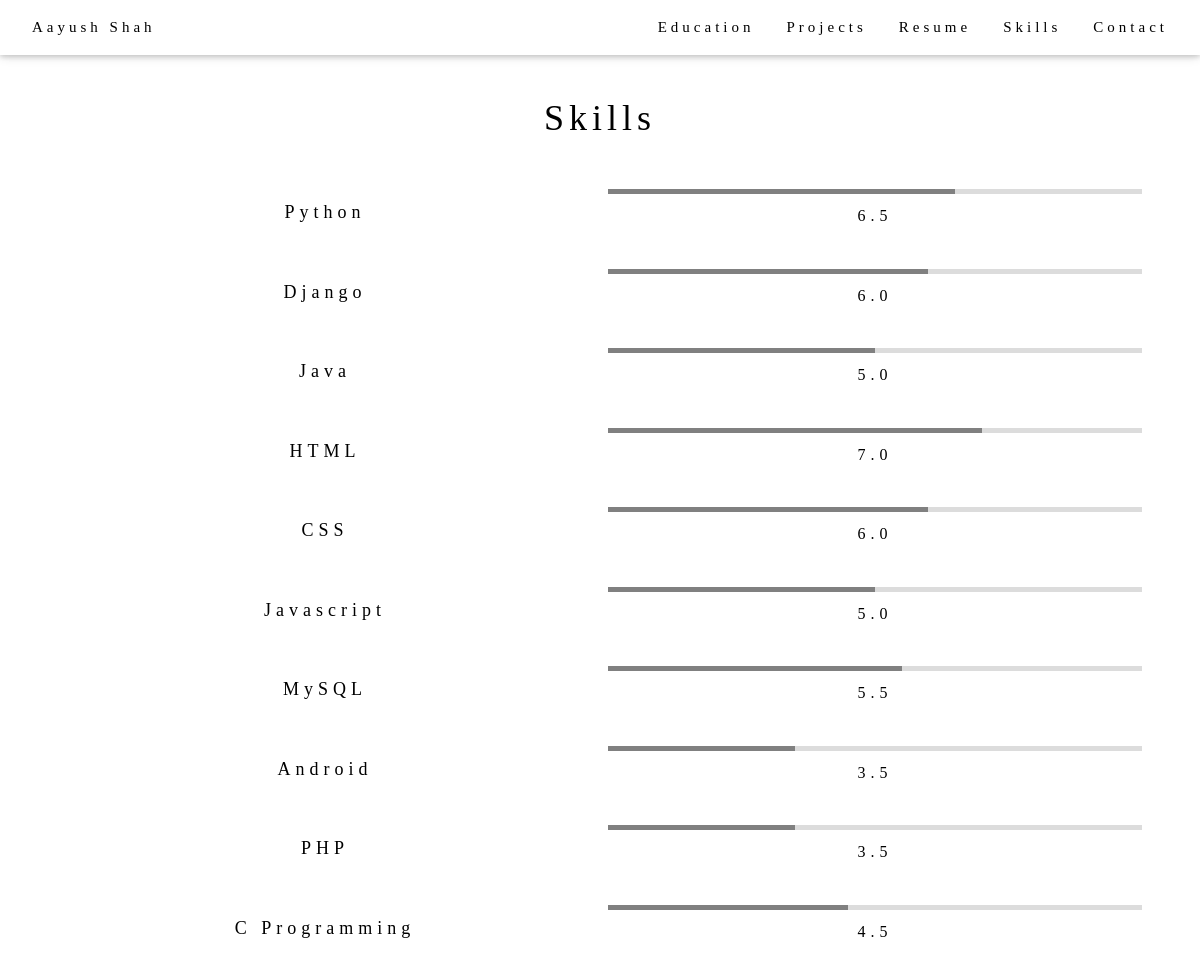
Screenshot of /cv/skills/ with the database file from the repository.
### cv/models.py (models this page shows, shortened)
class Skills(models.Model):
    skill_name = models.CharField(max_length = 50)
    level = models.DecimalField(max_digits = 2, decimal_places = 1)

### cv/views.py (the view)
# urls.py: path('skills/', views.skills, name = 'skills'),
def skills(request):
    myskills = Skills.objects.all()
    template = loader.get_template('cv/skills.html')
    context = {
        'myskills':myskills,
    }
    return HttpResponse(template.render(context, request))

### cv/templates/cv/skills.html
<!DOCTYPE html>
<html>]
{% load static %}
<body>
{% include 'cv/navbar.html' %}
<div class="w3-content" style="max-width:1100px; margin-top:50px;">
    <div class="w3-col 112 w3-padding">
        <h1 class="w3-center">Skills</h1><br>
    </div>
    {% for skills in myskills %}
        <div class = "w3-col m6 w3-padding-small">
            <h5 class="w3-center">{{skills.skill_name}}</h6>
        </div>
        <div class = "w3-col m6 w3-padding-small">
            <div class="meter">
                {% widthratio skills.level 0.1 1 as percent %}
                <span style="width : {{percent}}%;"><span class="progress">
                </span>
                </span>
            </div>
            <h6 class="w3-center"> {{skills.level}}</h6><br>
        </div>
    {% endfor %}
</div>
</body>
</html>

### cv/templates/cv/navbar.html (shortened to what this page needs)
<!DOCTYPE html>
<html>
{% load static %}
<link rel="stylesheet" type = "text/css" href="{% static 'CSS/index.css' %}"/>
<body>
<div class="w3-top sticky" id="navbar">
  <div class="w3-bar w3-white w3-padding w3-card" style="letter-spacing:4px;">
    <a href="/cv/" class="w3-bar-item w3-button zoom">Aayush Shah</a>
    <div class="w3-right w3-hide-small">
      <a href="/cv/education/" class="w3-bar-item w3-button zoom">Education</a>
      <a href="/cv/projects/" class="w3-bar-item w3-button zoom">Projects</a>
      <a href="/cv/resume/" class="w3-bar-item w3-button zoom">Resume</a>
      <a href="/cv/skills/" class="w3-bar-item w3-button zoom">Skills</a>
      <a href="/cv/contact/" class="w3-bar-item w3-button zoom">Contact</a>
    </div>
  </div>
</div>
</body>
</html>

### cv/static/CSS/index.css (style rules this page uses)
html { box-sizing:border-box }
*,*:before,*:after { box-sizing:inherit }
html { -ms-text-size-adjust:100%;-webkit-text-size-adjust:100% }
body { margin:0 }
a { background-color:transparent;-webkit-text-decoration-skip:objects }
html,body { font-family:Verdana,sans-serif;font-size:15px;line-height:1.5 }
html { overflow-x:hidden }
h1 { font-size:36px }
h5 { font-size:18px }
h6 { font-size:16px }
h1,h2,h3,h4,h5,h6 { font-family:"Segoe UI",Arial,sans-serif;font-weight:400;margin:10px 0 }
.w3-button { border:none;display:inline-block;padding:8px 16px;vertical-align:middle;overflow:hidden;text-decoration:none;color:inherit;background-color:inherit;text-align:center;cursor:pointer;white-space:nowrap }
.w3-button { -webkit-touch-callout:none;-webkit-user-select:none;-khtml-user-select:none;-moz-user-select:none;-ms-user-select:none;user-select:none }
.w3-bar { width:100%;overflow:hidden }
.w3-bar .w3-bar-item { padding:8px 16px;float:left;width:auto;border:none;display:block;outline:0 }
.w3-bar { position:static;float:left }
.w3-bar .w3-button { white-space:normal }
.w3-bar-item { width:100%;display:block;padding:8px 16px;text-align:left;border:none;white-space:normal;float:none;outline:0 }
.w3-bar:before,.w3-bar:after { content:"";display:table;clear:both }
.w3-col { float:left;width:100% }
@media (min-width:601px) { .w3-col.m6,.w3-half { width:49.99999% } }
.w3-content { max-width:980px;margin:auto }
.w3-card { box-shadow:0 2px 5px 0 rgba(0,0,0,0.16),0 2px 10px 0 rgba(0,0,0,0.12) }
.w3-center { text-align:center!important }
.w3-padding-small { padding:4px 8px!important }
.w3-padding { padding:8px 16px!important }
.w3-right { float:right!important }
.w3-white,.w3-hover-white:hover { color:#000!important;background-color:#fff!important }
.meter { height: 5px; position: relative; background: #dcdcdc; overflow: hidden; }
.meter span { display: block; height: 100%; }
.progress { background-color: #808080; -webkit-animation: progressBar 3s ease-in-out; -webkit-animation-fill-mode:both; -moz-animation: progressBar 3s ease-in-out; -moz-animation-fill-mode:both; }
.sticky { position: fixed; top: 0; width: 100%; }

### cv/templates/cv/navbar.html (style rules this page uses)
body { font-family: "Times New Roman", Georgia, Serif; }
h1,h2,h3,h4,h5,h6 { font-family: "Playfair Display"; letter-spacing: 5px; }

### rows the page displays
Skills: skill_name "Python", {{ percent }} 65 (drawn), level "6.5"
Skills: skill_name "Django", {{ percent }} 60 (drawn), level "6.0"
Skills: skill_name "Java", {{ percent }} 50 (drawn), level "5.0"
Skills: skill_name "HTML", {{ percent }} 70 (drawn), level "7.0"
Skills: skill_name "CSS", {{ percent }} 60 (drawn), level "6.0"
Skills: skill_name "Javascript", {{ percent }} 50 (drawn), level "5.0"
Skills: skill_name "MySQL", {{ percent }} 55 (drawn), level "5.5"
Skills: skill_name "Android", {{ percent }} 35 (drawn), level "3.5"
Skills: skill_name "PHP", {{ percent }} 35 (drawn), level "3.5"
Skills: skill_name "C Programming", {{ percent }} 45 (drawn), level "4.5"
